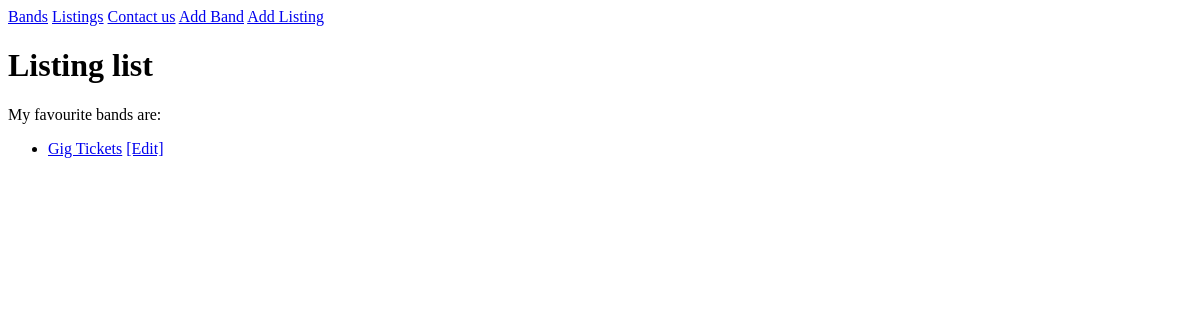
The page /listings/ on the database as committed earlier.
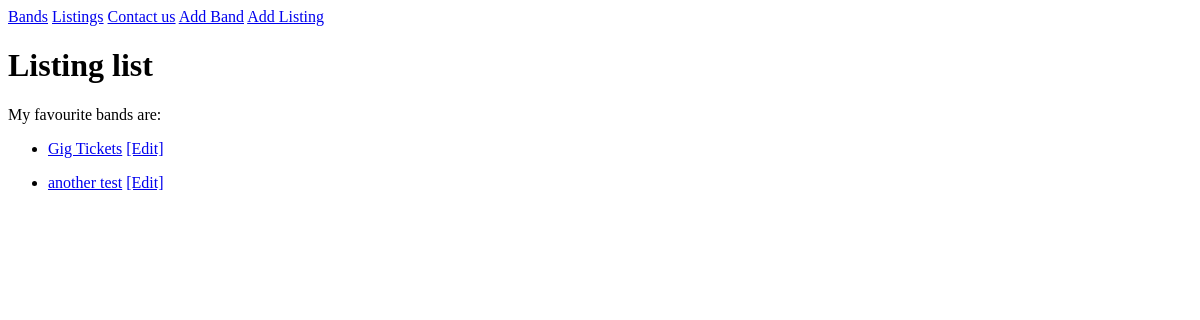
The same page on the database as committed later.
### listings/models.py (models this page shows, shortened)
class Listings(models.Model):
    title = models.CharField(max_length=50)
    description = models.CharField(max_length=100)
    sold = models.BooleanField(default=False)
    year = models.IntegerField(
        validators=[MinValueValidator(1900), MaxValueValidator(2021)])
    band = models.ForeignKey(
        Band, null=True, on_delete=models.SET_NULL)
    class Genre(models.TextChoices):
        HIP_HOP = "Misc"
    class Meta:
        verbose_name = 'Listing'
        verbose_name_plural = 'Listings'

### listings/views.py (the view)
# urls.py: path("listings/", views.listing_list, name="listing_list"),
def listing_list(request):
    listings = Listings.objects.all()
    return render(request, "listings/listing_list.html", {"listings": listings})

### listings/templates/listings/listing_list.html
{% extends "listings/base.html" %}
{% block content %}
    <h1>Listing list</h1>
    <p>My favourite bands are:</p>
    {% for listing in  listings %}
    <ul>
        <li>
            <a href="{% url "listing_detail" listing.id %}">{{listing.title}}</a>
            <a href="{% url "listing_update" listing.id %}">[Edit]</a>
        </li>
    </ul>
    {% endfor %}
{% endblock  %}

Rows that differ between the two databases and show on the page:
added Listings: title "another test"
